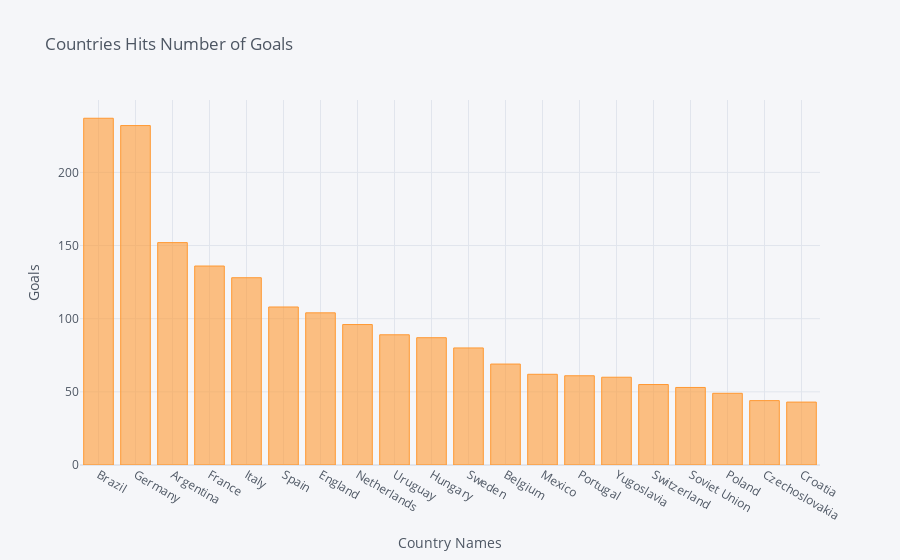

The notebook cell saved with this chart:
### Code cell
goals[:20].iplot(kind='bar', xTitle = 'Country Names', yTitle = 'Goals', title = 'Countries Hits Number of Goals')

### Figure 1 — Plotly figure (JSON) as saved in the notebook; plotly's stock layout.template omitted (floating-point values rounded to 4 significant figures)
{"data": [{"marker": {"color": "rgba(255, 153, 51, 0.6)", "line": {"color": "rgba(255, 153, 51, 1.0)", "width": 1}}, "name": "Goals", "orientation": "v", "text": "", "type": "bar", "x": ["Brazil", "Germany", "Argentina", "France", "Italy", "Spain", "England", "Netherlands", "Uruguay", "Hungary", "Sweden", "Belgium", "Mexico", "Portugal", "Yugoslavia", "Switzerland", "Soviet Union", "Poland", "Czechoslovakia", "Croatia"], "y": [237, 232, 152, 136, 128, 108, 104, 96, 89, 87, 80, 69, 62, 61, 60, 55, 53, 49, 44, 43]}], "layout": {"legend": {"bgcolor": "#F5F6F9", "font": {"color": "#4D5663"}}, "paper_bgcolor": "#F5F6F9", "plot_bgcolor": "#F5F6F9", "title": {"font": {"color": "#4D5663"}, "text": "Countries Hits Number of Goals"}, "xaxis": {"gridcolor": "#E1E5ED", "showgrid": true, "tickfont": {"color": "#4D5663"}, "title": {"font": {"color": "#4D5663"}, "text": "Country Names"}, "zerolinecolor": "#E1E5ED"}, "yaxis": {"gridcolor": "#E1E5ED", "showgrid": true, "tickfont": {"color": "#4D5663"}, "title": {"font": {"color": "#4D5663"}, "text": "Goals"}, "zerolinecolor": "#E1E5ED"}}}
